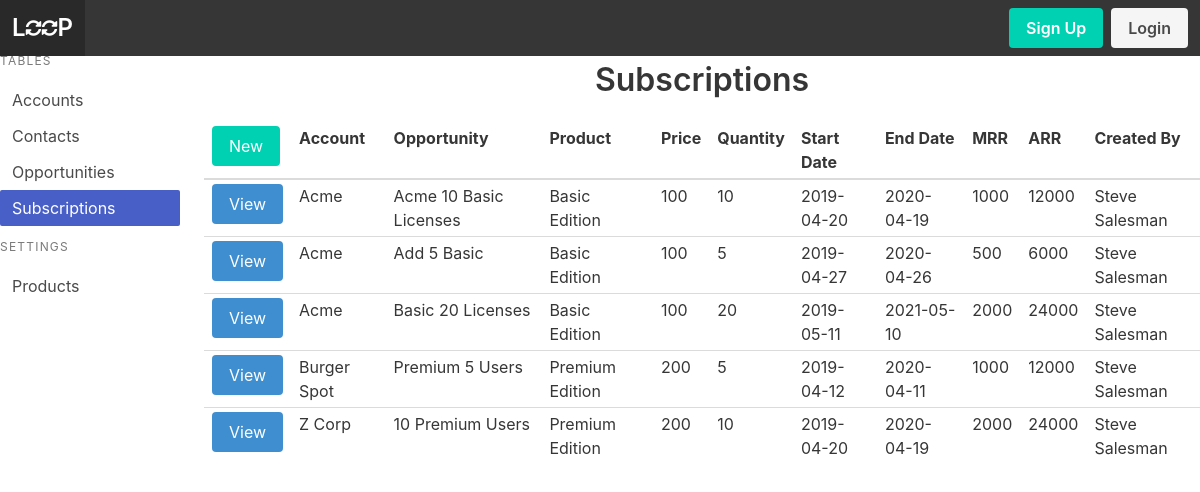
The page /subscription/r on the database as committed earlier.
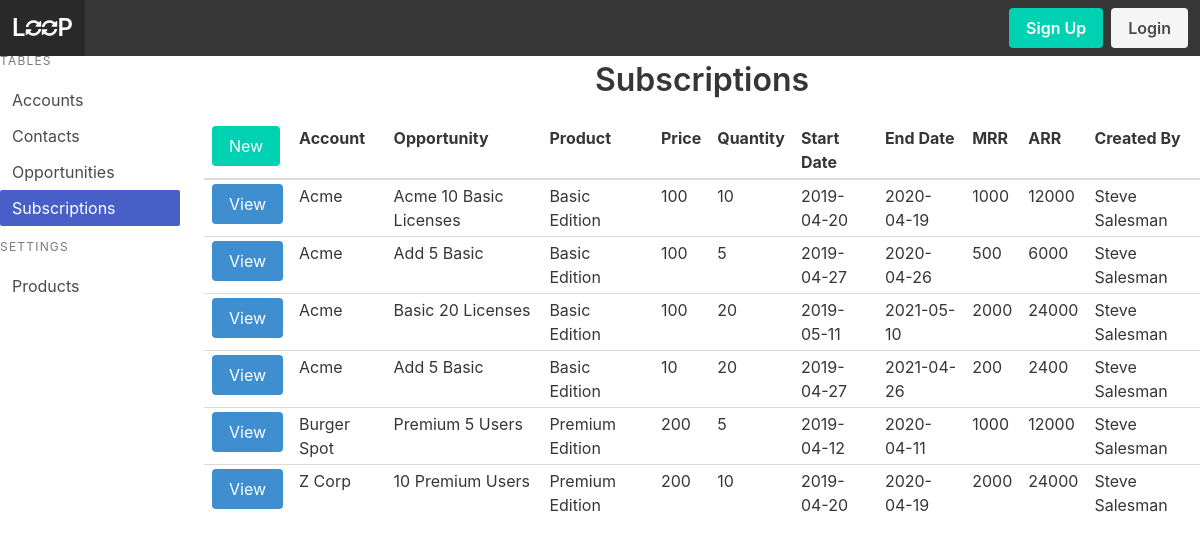
The same page on the database as committed later.
### models.py (models this page shows, shortened)
class Subscription(Model):
    account = ForeignKeyField(model=Account, null=True, backref='subscription')
    opportunity = ForeignKeyField(model=Opportunity, null=True, backref='subscription')
    product = ForeignKeyField(model=Product, null=True, backref='subscription')
    product_price = DecimalField()
    quantity = IntegerField()
    sub_start_date = DateField()
    sub_end_date = DateField()
    mrr = DecimalField()
    arr = DecimalField()
    created_by = ForeignKeyField(model=User, null=True, backref='creator')
    class Meta:
        database = DATABASE

class Account(Model):
    name = CharField()
    owner = ForeignKeyField(model=User, null=True, backref='owner')
    created_by = ForeignKeyField(model=User, null=True, backref='creator')
    account_type = CharField()
    street = CharField()
    city = CharField()
    state = CharField()
    country = CharField()
    website = CharField()
    mrr = DecimalField()
    arr = DecimalField()
    class Meta:
        database = DATABASE

class Opportunity(Model):
    account = ForeignKeyField(model=Account, null=True, backref='opportunity')
    name = CharField()
    owner = ForeignKeyField(model=User, null=True, backref='owner')
    opportunity_type = CharField()
    primary_contact = ForeignKeyField(model=Contact, null=True, backref='opportunity')
    mrr = DecimalField()
    arr = DecimalField()
    stage = CharField()
    close_date = DateField()
    created_by = ForeignKeyField(model=User, null=True, backref='creator')
    class Meta:
        database = DATABASE

class Product(Model):
    name = CharField()
    price = DecimalField()
    class Meta:
        database = DATABASE

class User(UserMixin, Model):
    username = CharField(unique=True)
    fullname = CharField()
    email = CharField(unique=True)
    password = CharField(max_length=100)
    joined_at = DateTimeField(default=datetime.datetime.now)
    is_admin = BooleanField(default=False)
    class Meta:
        database = DATABASE

### app.py (the view)
@app.route('/subscription', methods=['GET'])
@app.route('/subscription/', methods=['GET'])
@app.route('/subscription/r', methods=['GET'])
@app.route('/subscription/<subscriptionid>', methods=['GET'])
@app.route('/subscription/<subscriptionid>/', methods=['GET'])
@app.route('/subscription/<subscriptionid>/r', methods=['GET'])
def subscription(subscriptionid=None):
    subscriptions = models.Subscription.select()
    title = 'Subscriptions'
    if subscriptionid != None:
        subscription = models.Subscription.select().where(models.Subscription.id == subscriptionid).get()
        title = 'Subscription Details'
        return render_template('subscription-detail.html', subscription=subscription, user=g.user._get_current_object(), title=title)
    return render_template('subscription.html', subscriptions=subscriptions, title=title)

### app.py (called while the page is built)
@app.before_request
def before_request():
    g.db = models.DATABASE
    g.db.connect()
    g.user = current_user

@app.after_request
def after_request(response):
    g.db.close()
    return response

### templates/subscription.html (shortened to what this page needs)
{% extends 'index.html' %}
{% from 'macros.html' import render_subscription %}
{% block content %}
<table class="table is-fullwidth is-hoverable is-narrow">
    <thead>
        <tr>
            <td><a class='button is-primary' href="{{url_for('create_subscription')}}">New</a></td>
            <th>Account</th>
            <th>Opportunity</th>
            <th>Product</th>
            <th>Price</th>
            <th>Quantity</th>
            <th>Start Date</th>
            <th>End Date</th>
            <th>MRR</th>
            <th>ARR</th>
            <th>Created By</th>
        </tr>
    </thead>
    <tbody>
        {% for subscription in subscriptions|sort(attribute='account.name') %}
            {{ render_subscription(subscription) }}
        {% endfor %}
    </tbody>
</table>
{% endblock %}

### templates/macros.html (shortened to what this page needs)
{% macro render_subscription(subscription) %}
    <tr>
        <td><a class='button is-info' href="{{url_for('subscription', subscriptionid=subscription.id)}}">View</a></td>
        <td>{% if subscription.account %}{{subscription.account.name}}{% endif %}</td>
        <td>{% if subscription.opportunity %}{{subscription.opportunity.name}}{% endif %}</td>
        <td>{% if subscription.product %}{{subscription.product.name}}{% endif %}</td>
        <td>{{subscription.product_price}}</td>
        <td>{{subscription.quantity}}</td>
        <td>{{subscription.sub_start_date}}</td>
        <td>{{subscription.sub_end_date}}</td>
        <td>{{subscription.mrr}}</td>
        <td>{{subscription.arr}}</td>
        <td>{% if subscription.created_by %}{{subscription.created_by.fullname}}{% endif %}</td>
    </tr>
{% endmacro %}

Rows that differ between the two databases and show on the page:
added Subscription: account.name "Acme", opportunity.name "Add 5 Basic", product.name "Basic Edition", product_price "10", quantity "20", sub_start_date "2019-04-27", sub_end_date "2021-04-26", mrr "200", arr "2400", created_by.fullname "Steve Salesman"
